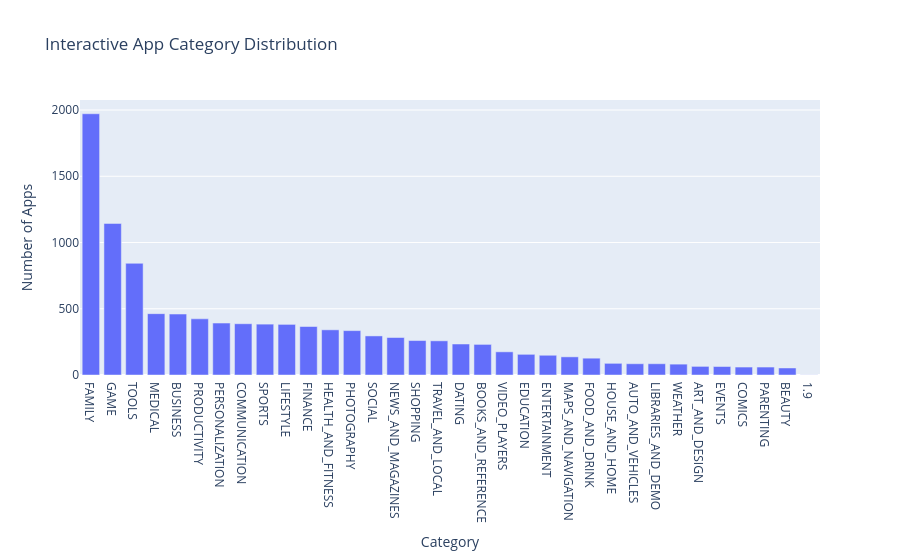

Here is the notebook cell this chart was saved with:
### Code cell
fig = px.bar(
    x=category_counts.index,
    y=category_counts.values,
    title='Interactive App Category Distribution',
    labels={
        'x': 'Category',
        'y': 'Number of Apps'
    }
)

fig.show()

### Figure 1 — Plotly figure (JSON) as saved in the notebook; plotly's stock layout.template omitted (floating-point values rounded to 4 significant figures)
{"data": [{"hovertemplate": "Category=%{x}<br>Number of Apps=%{y}<extra></extra>", "legendgroup": "", "marker": {"color": "#636efa", "pattern": {"shape": ""}}, "name": "", "orientation": "v", "showlegend": false, "textposition": "auto", "type": "bar", "x": ["FAMILY", "GAME", "TOOLS", "MEDICAL", "BUSINESS", "PRODUCTIVITY", "PERSONALIZATION", "COMMUNICATION", "SPORTS", "LIFESTYLE", "FINANCE", "HEALTH_AND_FITNESS", "PHOTOGRAPHY", "SOCIAL", "NEWS_AND_MAGAZINES", "SHOPPING", "TRAVEL_AND_LOCAL", "DATING", "BOOKS_AND_REFERENCE", "VIDEO_PLAYERS", "EDUCATION", "ENTERTAINMENT", "MAPS_AND_NAVIGATION", "FOOD_AND_DRINK", "HOUSE_AND_HOME", "AUTO_AND_VEHICLES", "LIBRARIES_AND_DEMO", "WEATHER", "ART_AND_DESIGN", "EVENTS", "COMICS", "PARENTING", "BEAUTY", "1.9"], "xaxis": "x", "y": [1972, 1144, 843, 463, 460, 424, 392, 387, 384, 382, 366, 341, 335, 295, 283, 260, 258, 234, 231, 175, 156, 149, 137, 127, 88, 85, 85, 82, 65, 64, 60, 60, 53, 1], "yaxis": "y"}], "layout": {"barmode": "relative", "legend": {"tracegroupgap": 0}, "title": {"text": "Interactive App Category Distribution"}, "xaxis": {"anchor": "y", "domain": [0, 1], "title": {"text": "Category"}}, "yaxis": {"anchor": "x", "domain": [0, 1], "title": {"text": "Number of Apps"}}}}
